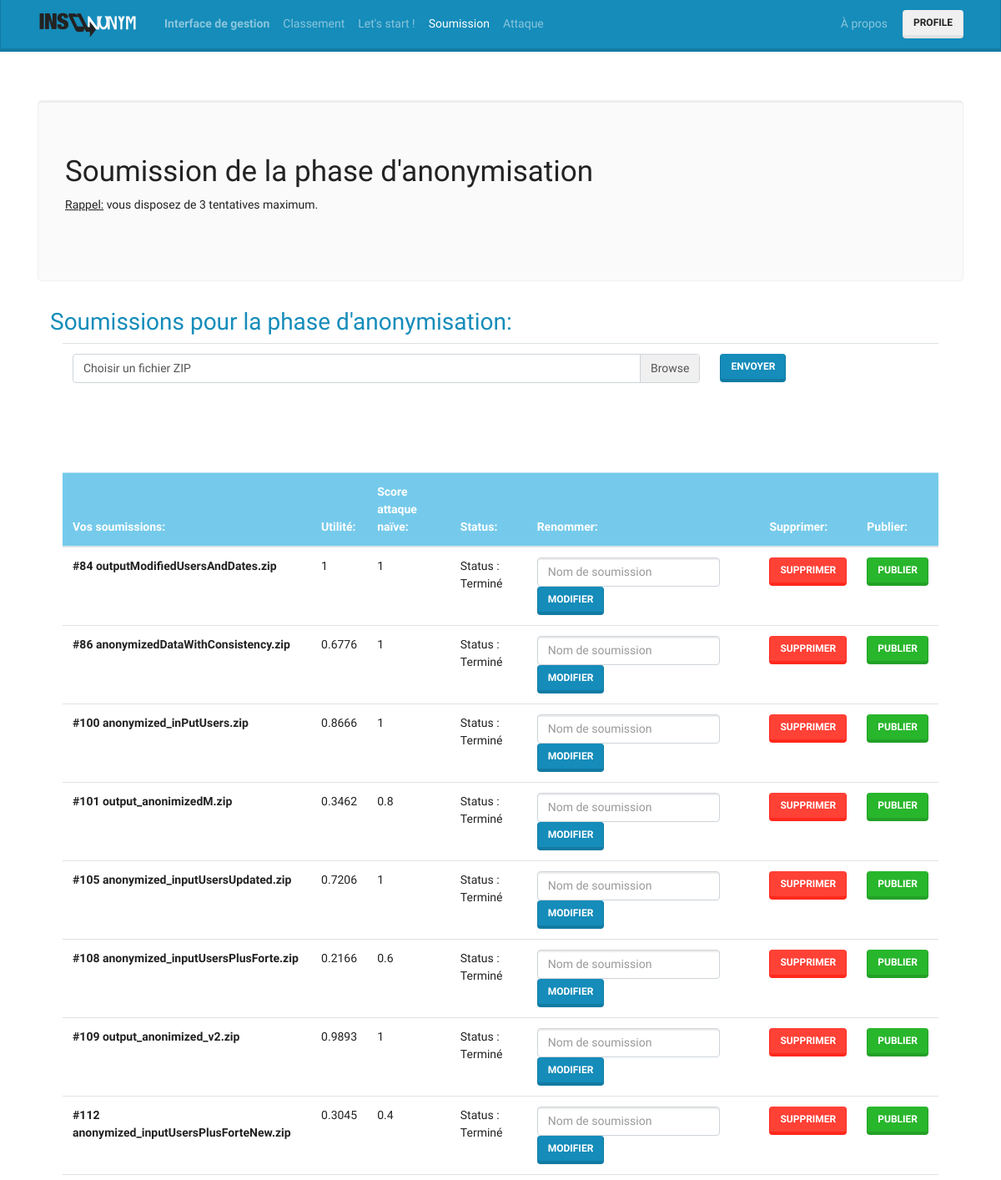
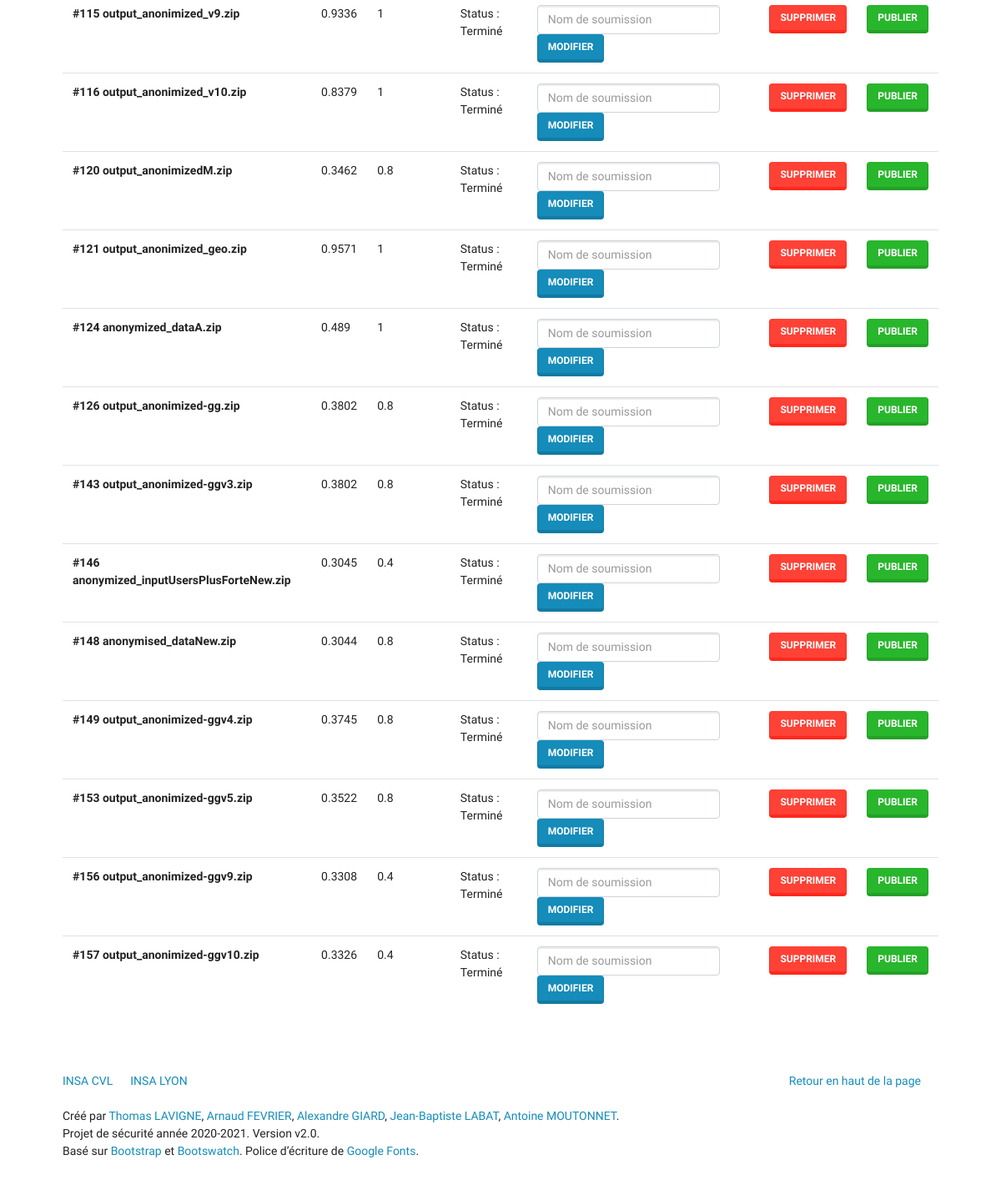
Screenshot of /anonymisation/submission (signed in) with the database file from the repository (2 pictures, top to bottom).
### tables this page shows
CREATE TABLE "anonymisation" (
	"SubmissionId"	INTEGER NOT NULL UNIQUE,
	"UserId"	INTEGER NOT NULL,
	"F_file"	TEXT,
	"S_file"	TEXT,
	"utility"	REAL NOT NULL DEFAULT -2,
	"naiveAttack"	REAL NOT NULL DEFAULT -2,
	"status"	TEXT NOT NULL DEFAULT 'En cours de traitement',
	"fileLink"	TEXT NOT NULL,
	"IsPublished"	INTEGER NOT NULL DEFAULT 0, 'name' TEXT DEFAULT 'soumission',
	FOREIGN KEY("UserId") REFERENCES "user"("id") ON DELETE CASCADE,
	PRIMARY KEY("SubmissionId" AUTOINCREMENT)
);

### controllers/controller_anonymisation.php (called while the page is built, shortened)
<?php
class AnonymisationController
{
    public function submission()
    {
        $submissions = $_SESSION['user']->getSubmissions();
     $submissions = $_SESSION['user']->getSubmissions();
        require_once('views/anonymisation/submission.php');
    }
}

### index.php (called while the page is built, shortened)
<?php
require_once('routes/router.php');

### models/user.php (called while the page is built, shortened)
<?php
class User
{
    public $id;
  public function getSubmissions()
  {
      global $con;
      $list = array();
      $req = $con->query("SELECT * FROM anonymisation where UserId='$this->id'");
      foreach ($req as $result)
          $list[] = new Anonym($result['SubmissionId'],$result['fileLink'],$result['UserId'],$result['F_file'], $result['S_file'] ,$result['utility'],$result['naiveAttack'],$result['status'],$result['IsPublished'],$result['name']);
      return $list;
  }
}

### models/anonym.php (called while the page is built, shortened)
<?php
class Anonym
{
    public function __construct(
        $submissionId = false,
        $fileLink = false,
        $userId = false,
        $F_file = false,
        $S_file = false,
        $utility = false,
		$naiveAttack = false,
        $status = false,
        $isPublished = false,
        $name = false
    ) {
        $this->submissionId = $submissionId;
        $this->utility = $utility;
		$this->naiveAttack = $naiveAttack;
        $this->status = $status;
        $this->isPublished =$isPublished;
        $this->name =$name;
    }
}

### views/anonymisation/submission.php (the view, shortened to what this page needs)
<div class="jumbotron">
	<h1> Soumission de la phase d'anonymisation </h1>
	<p><u>Rappel:</u> vous disposez de 3 tentatives maximum. </p>
</div>
<div class=container>
	<div class="text-primary">
		<h2>Soumissions pour la phase d'anonymisation: </h2>
	</div>
	<div class=container>
			<table class="table">
				<tr scope="row">
					<th scope="col-8">
							<div class="custom-file" id="container">
								<label class="custom-file-label" for="customFile">Choisir un fichier ZIP</label>
							</div>
							<th scope="col-sm-4">
									<button id="uploadfiles" class="btn btn-primary "/>Envoyer</button>
							</th>
					</th>
				</tr>
			</table>
<br />
<br>
<br>
<table class="table">
  <thead class="table-info">
    <tr>
      <th scope="col">Vos soumissions:</th>
	  	<th scope="col">Utilité:</th>
		<th scope="col">Score attaque naïve:</th>
	  	<th scope="col">Status:</th>
                <th scope="col">Renommer:</th>
		<th scope="col">Supprimer:</th>
		<th scope="col">Publier:</th>
    </tr>
  </thead>
  <tbody>
		<?php foreach($submissions as $submission): ?>
					<tr>
					<th scope="row">#<?=$submission->submissionId ?> <?=$submission->name ?></th>
						<td> <?=round($submission->utility,4)?> </td>
						<td> <?=round($submission->naiveAttack,4)?>  </td>
						<td> Status : <?= $submission->status?>  </td>
                                                <td>
                                                    <form method="post" class="form-inline">
                                                        <input class="form-control mr-sm-2" name="newName" placeholder="Nom de soumission">
                                                        <button type="submit" class="btn btn-primary">Modifier</button>
                                                    </form>
                                                </td>
						<td>
							<form method="post">
								<input type="submit" name="submit" value="Supprimer" class="btn btn-danger">
							</form>
				  	        </td>
					<?php
					if($submission->naiveAttack >= 0){
					if($submission->isPublished==0){
							echo'<th scope="col-8">';
							echo'<form method="post">';
								echo'<input type="submit" name="submit" value="Publier" class="btn btn-success">';
								echo'	</form>';
								echo'</th>';
						}
					}
					?>
				</tr>
		<?php endforeach?>
  </tbody>
</table>

### rows the page displays
anonymisation: SubmissionId "84", name "outputModifiedUsersAndDates.zip", utility "1", naiveAttack "1", status "Terminé"
anonymisation: SubmissionId "86", name "anonymizedDataWithConsistency.zip", utility "0.6776", naiveAttack "1", status "Terminé"
anonymisation: SubmissionId "100", name "anonymized_inPutUsers.zip", utility "0.8666", naiveAttack "1", status "Terminé"
anonymisation: SubmissionId "101", name "output_anonimizedM.zip", utility "0.3462", naiveAttack "0.8", status "Terminé"
anonymisation: SubmissionId "105", name "anonymized_inputUsersUpdated.zip", utility "0.7206", naiveAttack "1", status "Terminé"
anonymisation: SubmissionId "108", name "anonymized_inputUsersPlusForte.zip", utility "0.2166", naiveAttack "0.6", status "Terminé"
anonymisation: SubmissionId "109", name "output_anonimized_v2.zip", utility "0.9893", naiveAttack "1", status "Terminé"
anonymisation: SubmissionId "112", name "anonymized_inputUsersPlusForteNew.zip", utility "0.3045", naiveAttack "0.4", status "Terminé"
anonymisation: SubmissionId "115", name "output_anonimized_v9.zip", utility "0.9336", naiveAttack "1", status "Terminé"
anonymisation: SubmissionId "116", name "output_anonimized_v10.zip", utility "0.8379", naiveAttack "1", status "Terminé"
anonymisation: SubmissionId "120", name "output_anonimizedM.zip", utility "0.3462", naiveAttack "0.8", status "Terminé"
anonymisation: SubmissionId "121", name "output_anonimized_geo.zip", utility "0.9571", naiveAttack "1", status "Terminé"
anonymisation: SubmissionId "124", name "anonymized_dataA.zip", utility "0.489", naiveAttack "1", status "Terminé"
anonymisation: SubmissionId "126", name "output_anonimized-gg.zip", utility "0.3802", naiveAttack "0.8", status "Terminé"
anonymisation: SubmissionId "143", name "output_anonimized-ggv3.zip", utility "0.3802", naiveAttack "0.8", status "Terminé"
anonymisation: SubmissionId "146", name "anonymized_inputUsersPlusForteNew.zip", utility "0.3045", naiveAttack "0.4", status "Terminé"
anonymisation: SubmissionId "148", name "anonymised_dataNew.zip", utility "0.3044", naiveAttack "0.8", status "Terminé"
anonymisation: SubmissionId "149", name "output_anonimized-ggv4.zip", utility "0.3745", naiveAttack "0.8", status "Terminé"
anonymisation: SubmissionId "153", name "output_anonimized-ggv5.zip", utility "0.3522", naiveAttack "0.8", status "Terminé"
anonymisation: SubmissionId "156", name "output_anonimized-ggv9.zip", utility "0.3308", naiveAttack "0.4", status "Terminé"
anonymisation: SubmissionId "157", name "output_anonimized-ggv10.zip", utility "0.3326", naiveAttack "0.4", status "Terminé"
